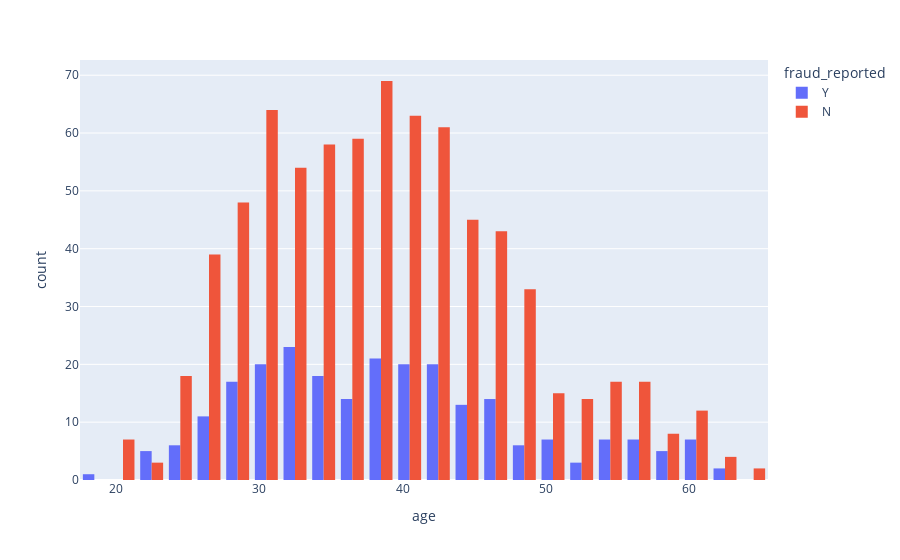

Notebook code for this chart:
### Markdown cell above
Observation: Those who play Chess are most likely to be involved in Fraud whereas camping,Kayaking, dancing, basketball are less involved in Frauds.

### Code cell
px.histogram(data, x="age", color="fraud_reported", barmode='group')

### Figure 1 — Plotly figure (JSON) as saved in the notebook; plotly's stock layout.template omitted (floating-point values rounded to 4 significant figures; data arrays with more than 128 entries replaced by an {"elided": "..."} marker saying what was removed)
{"data": [{"alignmentgroup": "True", "bingroup": "x", "hovertemplate": "fraud_reported=Y<br>age=%{x}<br>count=%{y}<extra></extra>", "legendgroup": "Y", "marker": {"color": "#636efa", "pattern": {"shape": ""}}, "name": "Y", "offsetgroup": "Y", "orientation": "v", "showlegend": true, "type": "histogram", "x": {"elided": "247 int values"}, "xaxis": "x", "yaxis": "y"}, {"alignmentgroup": "True", "bingroup": "x", "hovertemplate": "fraud_reported=N<br>age=%{x}<br>count=%{y}<extra></extra>", "legendgroup": "N", "marker": {"color": "#EF553B", "pattern": {"shape": ""}}, "name": "N", "offsetgroup": "N", "orientation": "v", "showlegend": true, "type": "histogram", "x": {"elided": "753 int values"}, "xaxis": "x", "yaxis": "y"}], "layout": {"barmode": "group", "legend": {"title": {"text": "fraud_reported"}, "tracegroupgap": 0}, "margin": {"t": 60}, "xaxis": {"anchor": "y", "domain": [0, 1], "title": {"text": "age"}}, "yaxis": {"anchor": "x", "domain": [0, 1], "title": {"text": "count"}}}}
